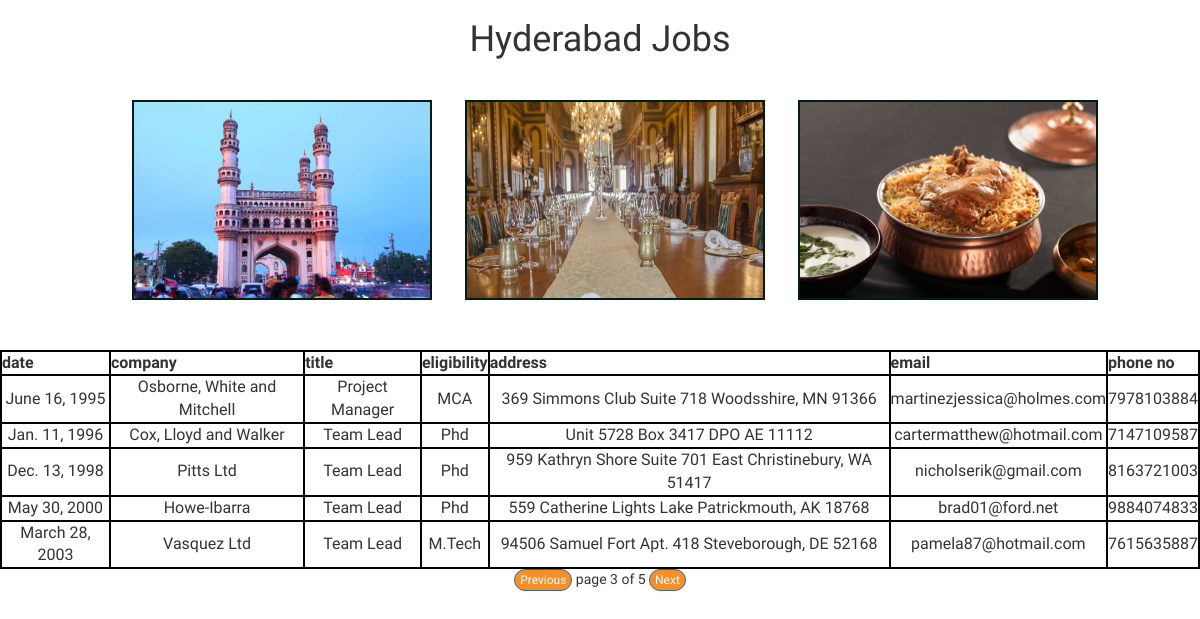
Screenshot of /hydjobsinfo/?page=3 with the database file from the repository.
### jobsapp/models.py (models this page shows)
class hydjobs(models.Model):
    date = models.DateField()
    company = models.CharField(max_length=100)
    title = models.CharField(max_length=100)
    eligibility = models.CharField(max_length=100)
    address = models.CharField(max_length=100)
    email = models.EmailField()
    phonenumber = models.IntegerField()

### jobsapp/views.py (the view)
# urls.py: path('hydjobsinfo/',views.hydjobsinfo),
def hydjobsinfo(request):
    hyd_list = hydjobs.objects.order_by('date')
    paginator = Paginator(hyd_list,5)
    page_number = request.GET.get('page')
    try:
        hyd_list = paginator.page(page_number)
    except PageNotAnInteger:
        hyd_list = paginator.page(1)
    except EmptyPage:
        hyd_list = paginator.page(paginator.num_pages)
    my_dict = {'hyd_list':hyd_list}
    return render(request=request,template_name='jobsapp/hydjobs.html',context=my_dict)

### templates/jobsapp/hydjobs.html (shortened to what this page needs)
<!DOCTYPE html>
{% load static %}
<html>
<head>
    <link rel="stylesheet" href="https://stackpath.bootstrapcdn.com/bootstrap/3.4.1/css/bootstrap.min.css">
	<link rel="stylesheet" href="{% static 'css/demojobs.css' %}">
</head>
<body>
    <h1>Hyderabad Jobs</h1>
    <img src="{% static 'images/hyd1.jpg' %}">
    <img src="{% static 'images/hyd2.jpg' %}">
    <img src="{% static 'images/hyd3.jpg' %}">
    {% if hyd_list %}
    <table>
        <thead>
            <th>date</th>
            <th>company</th>
            <th>title</th>
            <th>eligibility</th>
            <th>address</th>
            <th>email</th>
            <th>phone no</th>
        </thead>
        {% for jobs in hyd_list %}
        <tr>
           <td>{{jobs.date}}</td>
           <td>{{jobs.company}}</td>
           <td>{{jobs.title}}</td>
           <td>{{jobs.eligibility}}</td>
           <td>{{jobs.address}}</td>
           <td>{{jobs.email}}</td>
           <td>{{jobs.phonenumber}}</td>
        </tr>
        {% endfor %}
    </table>
    {% else %}
    <p>No record found</p>
    {% endif %}
{% include 'jobsapp/pagination.html' with page=hyd_list %}
</body>
</html>

### static/css/demojobs.css (style rules this page uses)
body img { height: 200px; width: 300px; margin-top: 30px; margin-left: 30px; margin-bottom: 50px; border: 2px solid #011c14; }
body { background: url(https://images.unsplash.com/photo-1528459584353-5297db1a9c01?ixlib=rb-1.2.1&ixid=eyJhcHBfaWQiOjEyMDd9&auto=format&fit=crop&w=500&q=60); background-repeat: no-repeat; background-size: cover; text-align: center; font-family: 'Sriracha', cursive; }
table,tr,td,thead,th { border: solid 2px black; margin: auto; font-size: 16px; }
th { font-weight: bold; }

### rows the page displays
hydjobs: date "June 16, 1995", company "Osborne, White and Mitchell", title "Project Manager", eligibility "MCA", address "369 Simmons Club Suite 718 Woodsshire, MN 91366", email "martinezjessica@holmes.com", phonenumber "7978103884"
hydjobs: date "Jan. 11, 1996", company "Cox, Lloyd and Walker", title "Team Lead", eligibility "Phd", address "Unit 5728 Box 3417 DPO AE 11112", email "cartermatthew@hotmail.com", phonenumber "7147109587"
hydjobs: date "Dec. 13, 1998", company "Pitts Ltd", title "Team Lead", eligibility "Phd", address "959 Kathryn Shore Suite 701 East Christinebury, WA 51417", email "nicholserik@gmail.com", phonenumber "8163721003"
hydjobs: date "May 30, 2000", company "Howe-Ibarra", title "Team Lead", eligibility "Phd", address "559 Catherine Lights Lake Patrickmouth, AK 18768", email "brad01@ford.net", phonenumber "9884074833"
hydjobs: date "March 28, 2003", company "Vasquez Ltd", title "Team Lead", eligibility "M.Tech", address "94506 Samuel Fort Apt. 418 Steveborough, DE 52168", email "pamela87@hotmail.com", phonenumber "7615635887"

### other values shown
{{ page.number }} "3"
{{ page.paginator.num_pages }} "5"
